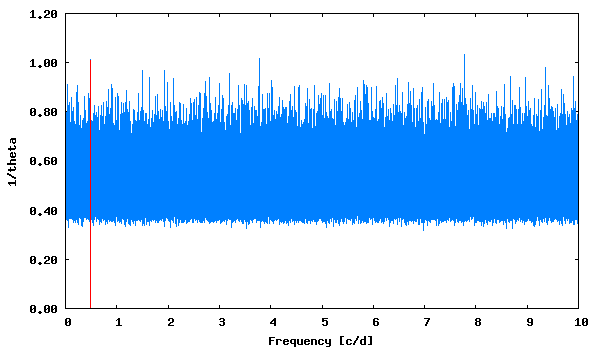

Reproduce this figure in gnuplot.
set term png size 600,350 medium
set colors classic
set output "phase_lc_3.lk.png"
set xlabel "Frequency [c/d]"
set ylabel "1/theta"
set format y "%5.2f"
plot [] "lk.periodogram" using 1:2 with lines linecolor 3 title "", "<echo '0.483489  1.01'" with impulses linecolor 1 title ""
 
